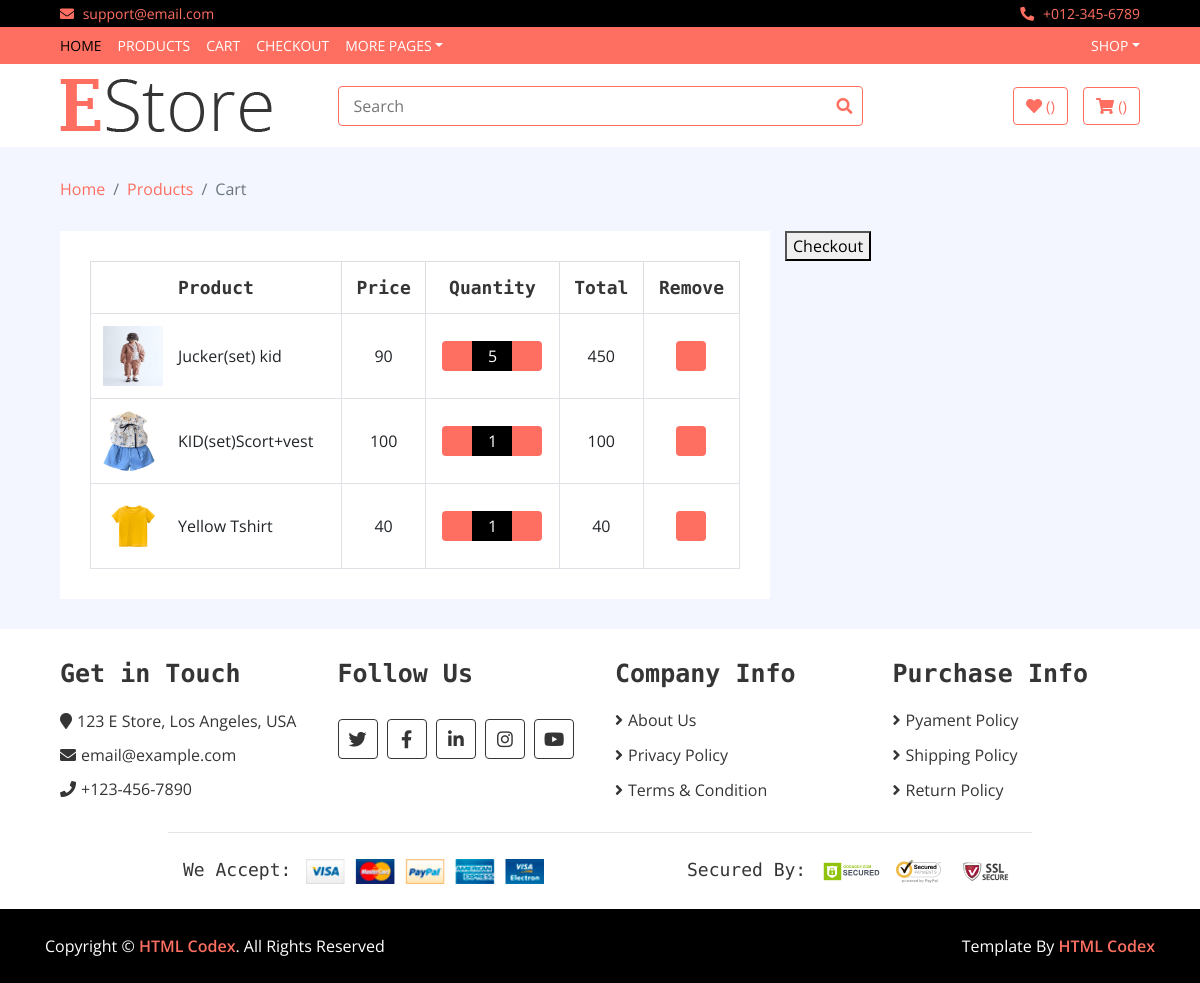
The app's page /cart/ (signed in) with its own data.
### shop/models.py (models this page shows, shortened)
class Cart(models.Model):
    username = models.CharField(max_length=100)
    slug = models.CharField(max_length=100)
    quentity = models.PositiveIntegerField(default = 1)
    total = models.IntegerField(default=0)
    grandtotal = models.IntegerField(default=0)
    checkout = models.BooleanField(default = False)
    items = models.ForeignKey(Product,on_delete=models.CASCADE)

class Product(models.Model):
    name = models.CharField(max_length=100)
    slug = models.CharField(max_length=100)
    category = models.ForeignKey(Category,on_delete = models.CASCADE)
    stock = models.CharField(choices=STOCK, max_length=100)
    label = models.CharField(choices=LABEL, max_length=100)
    description = models.TextField(blank=True)
    image = models.ImageField(upload_to = 'media')
    brand = models.ForeignKey(Brand, on_delete = models.CASCADE, blank=True)
    specifacation = models.TextField(blank=True)
    price = models.IntegerField(default=0)
    discount_price = models.IntegerField(default=0)

### shop/views.py (the view)
# urls.py: path('cart/',CartView.as_view(), name = 'cart'),
class CartView(Base):
    def get(self,request):
        username = request.user.username
        print(username)
        self.context['my_cart'] = Cart.objects.filter(username = username )
        return render(request,'cart.html',self.context)

### templates/cart.html
{% extends 'base.html' %}
{% load static %}
{% block content %}
        <div class="breadcrumb-wrap">
            <div class="container-fluid">
                <ul class="breadcrumb">
                    <li class="breadcrumb-item"><a href="/">Home</a></li>
                    <li class="breadcrumb-item"><a href="/product/">Products</a></li>
                    <li class="breadcrumb-item active">Cart</li>
                </ul>
            </div>
        </div>
        <div class="cart-page">
            <div class="container-fluid">
                <div class="row">
                    <div class="col-lg-8">
                        <div class="cart-page-inner">
                            <div class="table-responsive">
                                <table class="table table-bordered">
                                    <thead class="thead-dark">
                                        <tr>
                                            <th>Product</th>
                                            <th>Price</th>
                                            <th>Quantity</th>
                                            <th>Total</th>
                                            <th>Remove</th>
                                        </tr>
                                    </thead>
                                    <tbody class="align-middle">
                                        {% for car in my_cart%}
                                        <tr>
                                            <td>
                                                <div class="img">
                                                    <a href="#"><img src="{{car.items.image.url}}" height="60px" width="60px" alt="Image"></a>
                                                    <p>{{ car.items.name }}</p>
                                                </div>
                                            </td>
                                            <td>{{ car.items.price }}</td>
                                            <td>
                                                <div class="qty">
                                                    <button class="btn-minus"> <a href="/reduce/{{car.slug}}"> <i class="fa fa-minus"></i> </a></button>
                                                    <input type="text" value="{{car.quentity}}">
                                                    <button class="btn-plus"> <a href="/addto/{{car.slug}}"> <i class="fa fa-plus"></i></a></button>
                                                </div>
                                            </td>
                                            <td>{{car.total}}</td>
                                            <td><button> <a href="/delete/{{car.slug}}"> <i class="fa fa-trash"></i> </a></button></td>
                                        </tr>
                                        {% endfor %}
                                    </tbody>
                                </table>
                            </div>
                        </div>
                    </div>
                    <div class="cart-btn">
                        <a href="/check/"><button>Checkout</button></a>
                    </div>
                </div>
            </div>
        </div>
        {% endblock %}

### templates/base.html (shortened to what this page needs)
<!DOCTYPE html>
{% load static %}
<html lang="en">
    <head>
        <link
            href="https://stackpath.bootstrapcdn.com/bootstrap/4.4.1/css/bootstrap.min.css"
            rel="stylesheet">
        <link
            href="https://cdnjs.cloudflare.com/ajax/libs/font-awesome/5.10.0/css/all.min.css"
            rel="stylesheet">
        <link href="{% static 'lib/slick/slick.css' %}" rel="stylesheet">
        <link href="{% static 'lib/slick/slick-theme.css' %}" rel="stylesheet">
        <link href="{% static 'css/style.css' %}" rel="stylesheet">
    </head>
    <body>
        <div class="top-bar">
            <div class="container-fluid">
                <div class="row">
                    <div class="col-sm-6">
                        <i class="fa fa-envelope"></i>
                        support@email.com
                    </div>
                    <div class="col-sm-6">
                        <i class="fa fa-phone-alt"></i>
                        +012-345-6789
                    </div>
                </div>
            </div>
        </div>
        {% if user.is_authenticated %}
        <div class="nav">
            <div class="container-fluid">
                <nav class="navbar navbar-expand-md bg-dark navbar-dark">
                    <div class="collapse navbar-collapse
                        justify-content-between" id="navbarCollapse">
                        <div class="navbar-nav mr-auto">
                            <a href="/" class="nav-item nav-link active">Home</a>
                            <a href="/product/" class="nav-item nav-link">Products</a>
                            <a href="/cart/" class="nav-item nav-link">Cart</a>
                            <a href="/check/" class="nav-item nav-link">Checkout</a>
                            <div class="nav-item dropdown">
                                <a href="#" class="nav-link dropdown-toggle"
                                    data-toggle="dropdown">More Pages</a>
                            </div>
                        </div>
                        <div class="navbar-nav ml-auto">
                            <div class="nav-item dropdown">
                                <a href="#" class="nav-link dropdown-toggle"
                                    data-toggle="dropdown">{{user.username}}</a>
                            </div>
                        </div>
                    </div>
                </nav>
            </div>
        </div>
        {% endif %}
        <div class="bottom-bar">
            <div class="container-fluid">
                <div class="row align-items-center">
                    <div class="col-md-3">
                        <div class="logo">
                            <a href="index.html">
                                <img src="{% static 'img/logo.png' %}"
                                    alt="Logo">
                            </a>
                        </div>
                    </div>
                    <div class="col-md-6">
                        <div class="search">
                            <form method="GET" action="/search/">
                                <input name="querys" type="text"
                                    placeholder="Search">
                                <button type="submit"><i class="fa fa-search"></i></button>
                            </form>
                        </div>
                    </div>
                    {% if user.is_authenticated %}
                    <div class="col-md-3">
                        <div class="user">
                            <a href="/like/" class="btn wishlist">
                                <i class="fa fa-heart"></i>
                                <span>({{counting.like_count}})</span>
                            </a>
                            <a href="/cart/" class="btn cart">
                                <i class="fa fa-shopping-cart"></i>
                                <span>({{counting.add_tocart}})</span>
                            </a>
                        </div>
                    </div>
                    {% else %}
                    <span style="color: red; font-size: 24px;">Total Member</span><span style="color: red; margin-left: 10px; font-size: 24px;"><strong>({{users}})</strong></span>
                    {% endif %}
                </div>
            </div>
        </div>
        {% block content %}
        {% endblock %}
        <div class="footer">
            <div class="container-fluid">
                <div class="row">
                    <div class="col-lg-3 col-md-6">
                        <div class="footer-widget">
                            <h2>Get in Touch</h2>
                            <div class="contact-info">
                                <p><i class="fa fa-map-marker"></i>123 E Store,
                                    Los Angeles, USA</p>
                                <p><i class="fa fa-envelope"></i>email@example.com</p>
                                <p><i class="fa fa-phone"></i>+123-456-7890</p>
                            </div>
                        </div>
                    </div>
                    <div class="col-lg-3 col-md-6">
                        <div class="footer-widget">
                            <h2>Follow Us</h2>
                            <div class="contact-info">
                                <div class="social">
                                    <a href=""><i class="fab fa-twitter"></i></a>
                                    <a href=""><i class="fab fa-facebook-f"></i></a>
                                    <a href=""><i class="fab fa-linkedin-in"></i></a>
                                    <a href=""><i class="fab fa-instagram"></i></a>
                                    <a href=""><i class="fab fa-youtube"></i></a>
                                </div>
                            </div>
                        </div>
                    </div>
                    <div class="col-lg-3 col-md-6">
                        <div class="footer-widget">
                            <h2>Company Info</h2>
                            <ul>
                                <li><a href="#">About Us</a></li>
                                <li><a href="#">Privacy Policy</a></li>
                                <li><a href="#">Terms & Condition</a></li>
                            </ul>
                        </div>
                    </div>
                    <div class="col-lg-3 col-md-6">
                        <div class="footer-widget">
                            <h2>Purchase Info</h2>
                            <ul>
                                <li><a href="#">Pyament Policy</a></li>
                                <li><a href="#">Shipping Policy</a></li>
                                <li><a href="#">Return Policy</a></li>
                            </ul>
                        </div>
                    </div>
                </div>
                <div class="row payment align-items-center">
                    <div class="col-md-6">
                        <div class="payment-method">
                            <h2>We Accept:</h2>
                            <img src="img/payment-method.png" alt="Payment
                                Method" />
                        </div>
                    </div>
                    <div class="col-md-6">
                        <div class="payment-security">
                            <h2>Secured By:</h2>
                            <img src="img/godaddy.svg" alt="Payment Security" />
                            <img src="img/norton.svg" alt="Payment Security" />
                            <img src="img/ssl.svg" alt="Payment Security" />
                        </div>
                    </div>
                </div>
            </div>
        </div>
        <div class="footer-bottom">
            <div class="container">
                <div class="row">
                    <div class="col-md-6 copyright">
                        <p>Copyright &copy; <a href="https://htmlcodex.com">HTML
                                Codex</a>. All Rights Reserved</p>
                    </div>
                    <div class="col-md-6 template-by">
                        <p>Template By <a href="https://htmlcodex.com">HTML
                                Codex</a></p>
                    </div>
                </div>
            </div>
        </div>
    </body>
</html>

### records on screen
Cart: items.image (picture), items.name "Jucker(set) kid", items.price "90", quentity "5", total "450"
Cart: items.image (picture), items.name "KID(set)Scort+vest", items.price "100", quentity "1", total "100"
Cart: items.image (picture), items.name "Yellow Tshirt", items.price "40", quentity "1", total "40"

### other values on screen
{{ user.username }} "SHOP"
